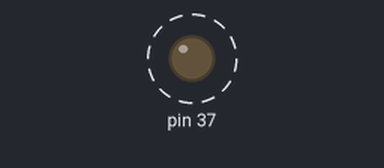
This program was run on a simulated Raspberry Pi (header pin numbers). Parts: output pins drawn as LEDs (lit = HIGH). Dashed ring = blinking.

Above: at 0.05 s.
Timing chart, 0 to 3.0 s (numbered marks = the images above):
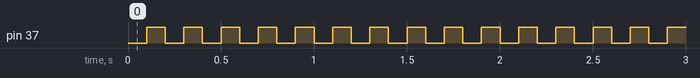

Measured:
- by itself, pin 37: alternates HIGH for 0.10 s and LOW for 0.10 s

The program:

led-an-aus.py
```python
from RPi import GPIO
import time

# GPIO initialisieren
GPIO.setmode(GPIO.BOARD)
GPIO.setup(37, GPIO.OUT)

state = "an"
while True:
   if state == "an":
      # Spannungspotential aufbauen (verbunden mit +3,3V) => Strom fliessen lassen
      GPIO.output(37, False)
      state = "aus"
   else:
      GPIO.output(37, True)
      state = "an"
   time.sleep(0.1)

GPIO.cleanup
```
